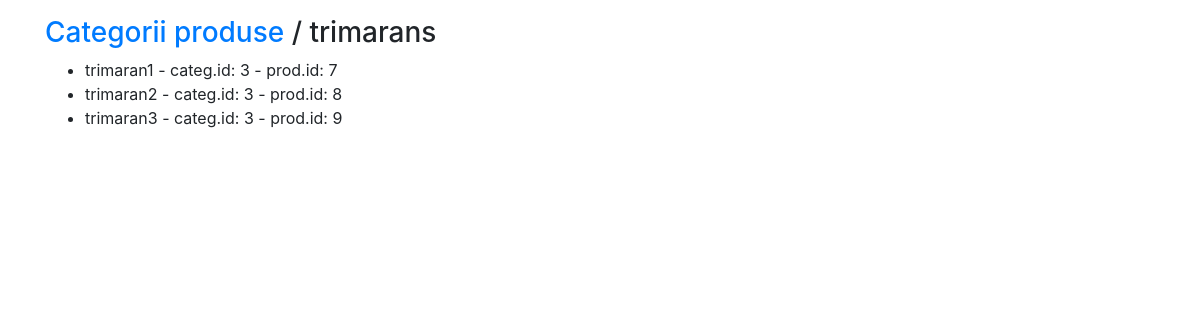
The page /shop/category/3/ on the database its author committed.
### shop/models.py (models this page shows, shortened)
class Category(models.Model):
    name = models.CharField(max_length=150, db_index=True)
    created_at = models.DateTimeField(auto_now_add=True)
    updated_at = models.DateTimeField(auto_now=True)
    class Meta:
        ordering = ('name',)
        verbose_name = 'category'
        verbose_name_plural = 'categories'

class Product(models.Model):
    category = models.ForeignKey(Category, related_name='products', on_delete=models.CASCADE)
    name = models.CharField(max_length=100, db_index=True)
    description = models.TextField(blank=True)
    price = models.DecimalField(max_digits=10, decimal_places=2)
    available = models.BooleanField(default=True)
    created_at = models.DateTimeField(auto_now_add=True)
    updated_at = models.DateTimeField(auto_now=True)
    image = models.ImageField(upload_to='products/%Y/%m/%d', blank=True)
    class Meta:
        ordering = ('name',)
        index_together = (('id'),)

### shop/views.py (the view)
# urls.py: path('category/<int:pk>/', views.product_list, name='products')
def product_list(request, pk):
    categorii = Category.objects.all()
    produse = get_object_or_404(Category, pk=pk)
    context = {'produse': produse, 'categorii':categorii}
    return render(request, 'shop/product_list.html', context)

### shop/templates/shop/product_list.html
{% extends 'shop/base.html' %}
{% block content %}
    <h3><a href="{% url 'shop:home' %}">Categorii produse</a> /
        {{ produse.name }}
    </h3>
    <ul>
        {% for prod in produse.products.all %}
            <li>
                {{ prod.name }} - categ.id: {{ produse.pk }}
                - prod.id: {{ prod.pk }}
            </li>
        {% endfor %}
    </ul>
{% endblock %}

### rows shown on the page
Category: name "trimarans", pk "3"
Product: name "trimaran1", pk "7"
Product: name "trimaran2", pk "8"
Product: name "trimaran3", pk "9"
